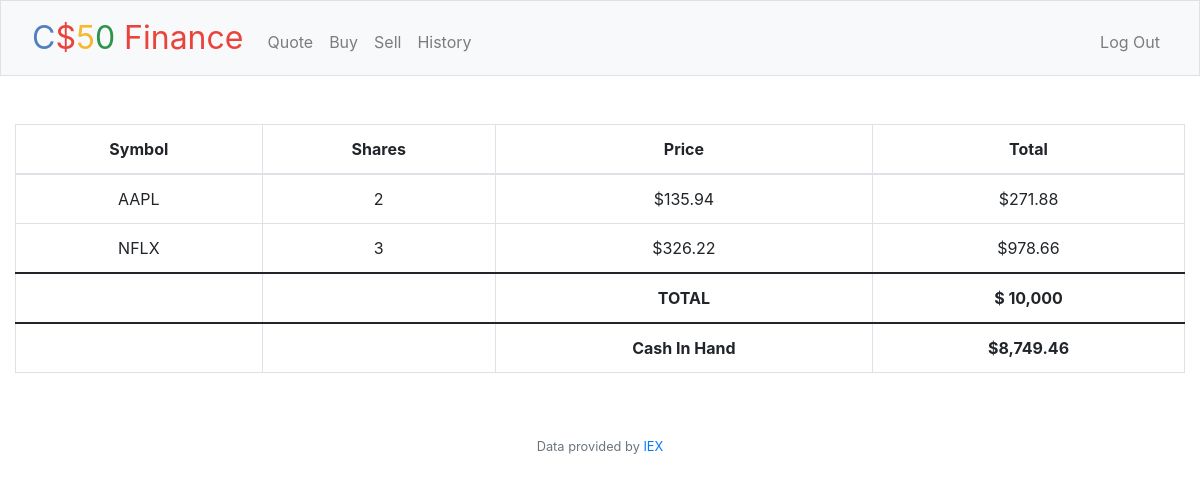
/ (signed in), run on the app's committed database.
### tables this page shows
CREATE TABLE 'transactions' ('id' INTEGER PRIMARY KEY AUTOINCREMENT NOT NULL, 'user_id' INTEGER, 'symbol' TEXT, 'shares' INTEGER, 'price' REAL, 'date' DATETIME);

CREATE TABLE users (id INTEGER PRIMARY KEY AUTOINCREMENT NOT NULL, username TEXT NOT NULL, hash TEXT NOT NULL, cash NUMERIC NOT NULL DEFAULT 10000.00);

### app.py (the view)
@app.route("/")
@login_required
def index():
    user_id = session["user_id"]
    transaction_data = db.execute("SELECT symbol, SUM(shares) AS shares, price FROM transactions WHERE user_id = ? GROUP BY symbol", user_id)
    cash_data = db.execute("SELECT cash FROM users WHERE id = ?", user_id)
    cash = cash_data[0]["cash"]
    """Show portfolio of stocks"""
    return render_template("index.html", database = transaction_data, cash = cash)

### app.py (called while the page is built)
@app.after_request
def after_request(response):
    response.headers["Cache-Control"] = "no-cache, no-store, must-revalidate"
    response.headers["Expires"] = 0
    response.headers["Pragma"] = "no-cache"
    return response

### helpers.py (called while the page is built)
def login_required(f):
    @wraps(f)
    def decorated_function(*args, **kwargs):
        if session.get("user_id") is None:
            return redirect("/login")
        return f(*args, **kwargs)
    return decorated_function

def usd(value):
    return f"${value:,.2f}"

### templates/index.html (shortened to what this page needs)
{% extends "layout.html" %}
{% block main%}
    <table class="table table-bordered">
        <thead>
        <tr>
            <th scope="col">Symbol</th>
            <th scope="col">Shares</th>
            <th scope="col">Price</th>
            <th scope="col">Total</th>
        </tr>
        </thead>
        <tbody>
        {% for i in database %}
            <tr>
                <td>{{ i["symbol"] }}</td>
                <td>{{ i["shares"] }}</td>
                <td>{{ (i["price"]) | usd }}</td>
                <td>{{ (i["price"] * i["shares"]) | usd }}</td>
            </tr>
        {% endfor %}
        </tbody>
        <tfoot>
            <td></td>
            <td></td>
            <th>Cash In Hand</th>
            <th>{{ cash | usd }}</th>
        </tfoot>
        <tfooter>
            <td></td>
            <td></td>
            <th>TOTAL</th>
            <th>{{ "$ 10,000"}}</th>
        </tfooter>
    </table>
{% endblock %}

### templates/layout.html (shortened to what this page needs)
<!DOCTYPE html>
<html lang="en">
    <head>
        <link href="https://cdn.jsdelivr.net/npm/bootstrap@5.1.3/dist/css/bootstrap.min.css" rel="stylesheet">
        <link href="/static/styles.css" rel="stylesheet">
        <link rel="stylesheet" href="https://cdn.jsdelivr.net/npm/bootstrap@4.1.3/dist/css/bootstrap.min.css">
    </head>
    <body>
        <nav class="bg-light border navbar navbar-expand-md navbar-light">
            <div class="container-fluid">
                <a class="navbar-brand" href="/"><span class="blue">C</span><span class="red">$</span><span class="yellow">5</span><span class="green">0</span> <span class="red">Finance</span></a>
                <div class="collapse navbar-collapse" id="navbar">
                    {% if session["user_id"] %}
                        <ul class="navbar-nav me-auto mt-2">
                            <li class="nav-item"><a class="nav-link" href="/quote">Quote</a></li>
                            <li class="nav-item"><a class="nav-link" href="/buy">Buy</a></li>
                            <li class="nav-item"><a class="nav-link" href="/sell">Sell</a></li>
                            <li class="nav-item"><a class="nav-link" href="/history">History</a></li>
                        </ul>
                        <ul class="navbar-nav ms-auto mt-2">
                            <li class="nav-item"><a class="nav-link" href="/logout">Log Out</a></li>
                        </ul>
                    {% else %}
                        <ul class="navbar-nav ms-auto mt-2">
                            <li class="nav-item"><a class="nav-link" href="/register">Register</a></li>
                            <li class="nav-item"><a class="nav-link" href="/login">Log In</a></li>
                        </ul>
                    {% endif %}
                </div>
            </div>
        </nav>
        <main class="container-fluid py-5 text-center">
            {% block main %}{% endblock %}
        </main>
        <footer class="mb-5 small text-center text-muted">
            Data provided by <a href="https://iexcloud.io/">IEX</a>
        </footer>
    </body>
</html>

### static/styles.css (style rules this page uses)
nav .navbar-brand { font-size: xx-large; }
nav .navbar-brand .blue { color: #537fbe; }
nav .navbar-brand .red { color: #ea433b; }
nav .navbar-brand .yellow { color: #f5b82e; }
nav .navbar-brand .green { color: #2e944b; }

### data on the page
transactions: symbol "AAPL", shares "2", price "$135.94", price "$271.88"
users: cash "$8,749.46"

### other printed values
{{ i["symbol"] }} "NFLX"
{{ i["shares"] }} "3"
{{ (i["price"]) | usd }} "$326.22"
{{ (i["price"] * i["shares"]) | usd }} "$978.66"
{{ "$ 10,000" }} "$ 10,000"
